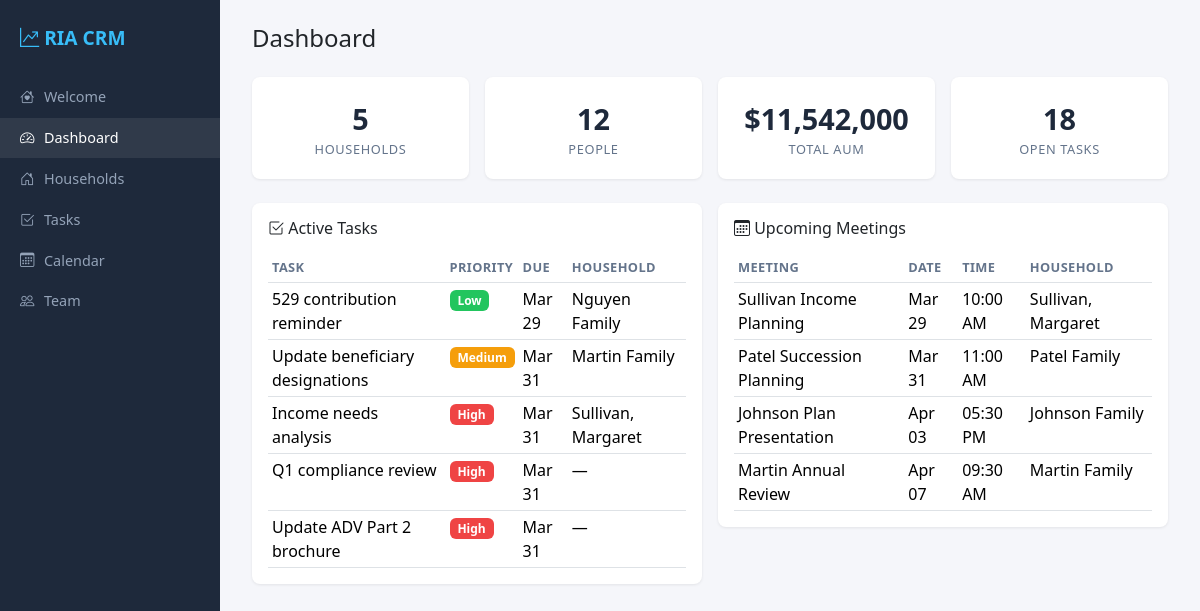
The page / on the database its author committed.
### models.py (models this page shows, shortened)
class Task(db.Model):
    id = db.Column(db.Integer, primary_key=True)
    title = db.Column(db.String(300), nullable=False)
    description = db.Column(db.Text, default="")
    status = db.Column(db.String(20), default="Open")
    priority = db.Column(db.String(10), default="Medium")
    due_date = db.Column(db.Date, nullable=True)
    assigned_to = db.Column(db.String(100), default="")  # team member name
    household_id = db.Column(db.Integer, db.ForeignKey("household.id"), nullable=True)
    created_at = db.Column(db.DateTime, default=datetime.utcnow)

class Household(db.Model):
    id = db.Column(db.Integer, primary_key=True)
    name = db.Column(db.String(200), nullable=False)
    notes = db.Column(db.Text, default="")
    created_at = db.Column(db.DateTime, default=datetime.utcnow)
    people = db.relationship("Person", backref="household", lazy=True, cascade="all, delete-orphan")
    accounts = db.relationship("Account", backref="household", lazy=True, cascade="all, delete-orphan")
    tasks = db.relationship("Task", backref="household", lazy=True, cascade="all, delete-orphan")
    meetings = db.relationship("Meeting", backref="household", lazy=True, cascade="all, delete-orphan")
    @property
    def total_aum(self):
        return sum(a.balance for a in self.accounts)

class Meeting(db.Model):
    id = db.Column(db.Integer, primary_key=True)
    title = db.Column(db.String(300), nullable=False)
    meeting_date = db.Column(db.Date, nullable=False)
    meeting_time = db.Column(db.Time, nullable=False)
    duration_minutes = db.Column(db.Integer, default=60)
    location = db.Column(db.String(200), default="")
    notes = db.Column(db.Text, default="")
    household_id = db.Column(db.Integer, db.ForeignKey("household.id"), nullable=True)
    created_at = db.Column(db.DateTime, default=datetime.utcnow)
    attendees = db.relationship("MeetingAttendee", backref="meeting", lazy=True, cascade="all, delete-orphan")

### app.py (the view)
@app.route("/")
def dashboard():
    households = Household.query.all()
    total_aum = sum(h.total_aum for h in households)
    open_tasks = Task.query.filter(Task.status != "Done").count()
    upcoming_meetings = Meeting.query.filter(Meeting.meeting_date >= date.today()).order_by(
        Meeting.meeting_date, Meeting.meeting_time
    ).limit(5).all()
    recent_tasks = Task.query.filter(Task.status != "Done").order_by(Task.due_date.asc().nullslast()).limit(5).all()
    return render_template(
        "dashboard.html",
        households=households,
        total_aum=total_aum,
        household_count=len(households),
        people_count=Person.query.count(),
        open_tasks=open_tasks,
        upcoming_meetings=upcoming_meetings,
        recent_tasks=recent_tasks,
    )

### templates/dashboard.html (shortened to what this page needs)
{% extends "base.html" %}
{% block content %}
<h4 class="mb-4">Dashboard</h4>
<div class="row g-3 mb-4">
    <div class="col-md-3">
        <div class="card stat-card">
            <div class="stat-value">{{ household_count }}</div>
            <div class="stat-label">Households</div>
        </div>
    </div>
    <div class="col-md-3">
        <div class="card stat-card">
            <div class="stat-value">{{ people_count }}</div>
            <div class="stat-label">People</div>
        </div>
    </div>
    <div class="col-md-3">
        <div class="card stat-card">
            <div class="stat-value">${{ "{:,.0f}".format(total_aum) }}</div>
            <div class="stat-label">Total AUM</div>
        </div>
    </div>
    <div class="col-md-3">
        <div class="card stat-card">
            <div class="stat-value">{{ open_tasks }}</div>
            <div class="stat-label">Open Tasks</div>
        </div>
    </div>
</div>
<div class="row g-3">
    <div class="col-md-6">
        <div class="card p-3">
            <h6 class="mb-3"><i class="bi bi-check2-square"></i> Active Tasks</h6>
            {% if recent_tasks %}
            <table class="table table-sm mb-0">
                <thead><tr><th>Task</th><th>Priority</th><th>Due</th><th>Household</th></tr></thead>
                <tbody>
                {% for t in recent_tasks %}
                <tr>
                    <td>{{ t.title }}</td>
                    <td><span class="badge badge-priority-{{ t.priority }}">{{ t.priority }}</span></td>
                    <td>{{ t.due_date.strftime('%b %d') if t.due_date else '—' }}</td>
                    <td>{{ t.household.name if t.household else '—' }}</td>
                </tr>
                {% endfor %}
                </tbody>
            </table>
            {% else %}
            <p class="text-muted mb-0">No open tasks.</p>
            {% endif %}
        </div>
    </div>
    <div class="col-md-6">
        <div class="card p-3">
            <h6 class="mb-3"><i class="bi bi-calendar3"></i> Upcoming Meetings</h6>
            {% if upcoming_meetings %}
            <table class="table table-sm mb-0">
                <thead><tr><th>Meeting</th><th>Date</th><th>Time</th><th>Household</th></tr></thead>
                <tbody>
                {% for m in upcoming_meetings %}
                <tr>
                    <td>{{ m.title }}</td>
                    <td>{{ m.meeting_date.strftime('%b %d') }}</td>
                    <td>{{ m.meeting_time.strftime('%I:%M %p') }}</td>
                    <td>{{ m.household.name if m.household else '—' }}</td>
                </tr>
                {% endfor %}
                </tbody>
            </table>
            {% else %}
            <p class="text-muted mb-0">No upcoming meetings.</p>
            {% endif %}
        </div>
    </div>
</div>
{% endblock %}

### templates/base.html (style rules this page uses)
:root { --sidebar-width: 220px; }
body { background: #f5f6fa; font-family: 'Segoe UI', system-ui, sans-serif; }
.card { border: none; box-shadow: 0 1px 3px rgba(0,0,0,0.08); border-radius: 0.5rem; }
.stat-card { text-align: center; padding: 1.25rem; }
.stat-card .stat-value { font-size: 1.8rem; font-weight: 700; color: #1e293b; }
.stat-card .stat-label { font-size: 0.8rem; color: #64748b; text-transform: uppercase; letter-spacing: 0.05em; }
.badge-priority-High { background: #ef4444; }
.badge-priority-Medium { background: #f59e0b; }
.badge-priority-Low { background: #22c55e; }
.table th { font-size: 0.8rem; text-transform: uppercase; color: #64748b; letter-spacing: 0.03em; }

### rows shown on the page
Task: title "529 contribution reminder", priority "Low", due_date "Mar 29", household "Nguyen Family"
Task: title "Update beneficiary designations", priority "Medium", due_date "Mar 31", household "Martin Family"
Task: title "Income needs analysis", priority "High", due_date "Mar 31", household "Sullivan, Margaret"
Task: title "Q1 compliance review", priority "High", due_date "Mar 31", household "—"
Task: title "Update ADV Part 2 brochure", priority "High", due_date "Mar 31", household "—"
Meeting: title "Sullivan Income Planning", meeting_date "Mar 29", meeting_time "10:00 AM", household "Sullivan, Margaret"
Meeting: title "Patel Succession Planning", meeting_date "Mar 31", meeting_time "11:00 AM", household "Patel Family"
Meeting: title "Johnson Plan Presentation", meeting_date "Apr 03", meeting_time "05:30 PM", household "Johnson Family"
Meeting: title "Martin Annual Review", meeting_date "Apr 07", meeting_time "09:30 AM", household "Martin Family"

### other values the page prints
{{ household_count }} "5"
{{ people_count }} "12"
{{ "{:,.0f}".format(total_aum) }} "11,542,000"
{{ open_tasks }} "18"
